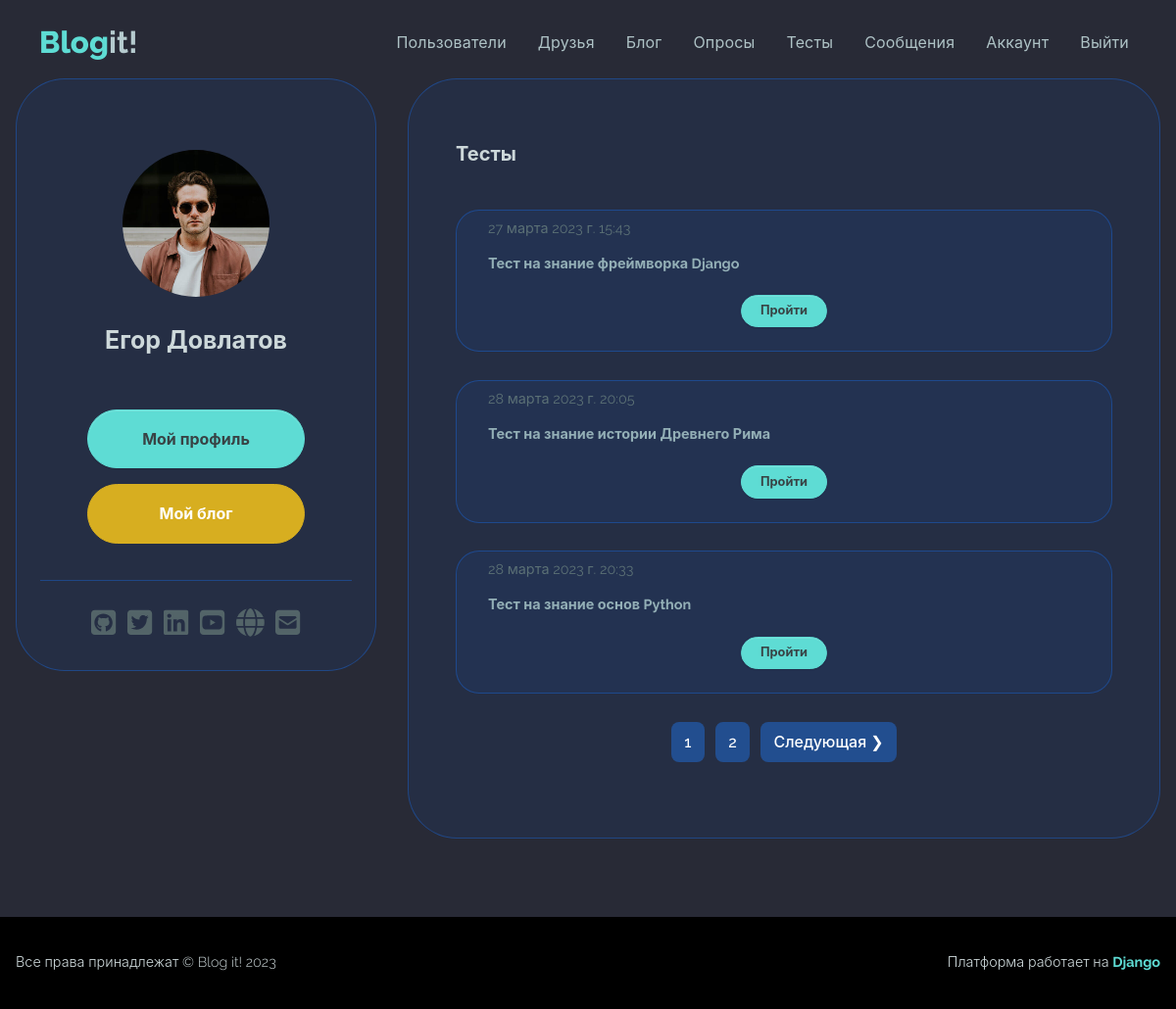
Page /quizzes/ (signed in) on the committed database.
### users/models.py (models this page shows, shortened)
class Profile(models.Model):
    user = models.OneToOneField(User,
        on_delete=models.CASCADE)
    name = models.CharField(max_length=50,
        blank=True, null=True)
    email = models.EmailField(max_length=50,
        blank=True, null=True)
    username = models.CharField(max_length=50,
        blank=True, null=True)
    summary = models.CharField(max_length=100,
        blank=True, null=True)
    city = models.CharField(max_length=20,
        blank=True, null=True)
    profession = models.CharField(max_length=50,
        blank=True, null=True)
    about = models.TextField(blank=True, null=True)
    image = models.ImageField(
        null=True, blank=True, upload_to='profile_images',
        default='profile_images/default.jpg')
    github = models.CharField(max_length=100,
        default='https://github.com')
    twitter = models.CharField(max_length=100,
        default='https://twitter.com')
    linkedin = models.CharField(max_length=100,
        default='https://linkedin.com')
    youtube = models.CharField(max_length=100,
        default='https://youtube.com')
    website = models.CharField(max_length=100,
        default='https://mysite.com')
    created = models.DateTimeField(auto_now_add=True)
    follows = models.ManyToManyField(
        'self', related_name='followed_by',
        symmetrical=False, blank=True
    )
    class Meta:
        ordering = ['created']
        verbose_name = 'Профиль'
        verbose_name_plural = 'Профили'

### quizzes/models.py (models this page shows, shortened)
class Quiz(models.Model):
    name = models.CharField(max_length=120)
    published = models.DateTimeField(auto_now_add=True)
    class Meta:
        ordering = ['published']
        verbose_name = 'Тест'
        verbose_name_plural = 'Тесты'

### quizzes/views.py (the view)
# urls.py: path('', include('quizzes.urls')),
@login_required
def quizzes(request):
    profile = request.user.profile
    quizzes = Quiz.objects.all()
    custom_range, quizzes = paginateObjects(request,
        quizzes, 3)
    context = {'quizzes': quizzes, 'profile': profile,
               'custom_range': custom_range}
    return render(request,
        'quizzes/quizzes.html', context)

### users/utils.py (called while the page is built)
def paginateObjects(request, objects, results):
    page = request.GET.get('page')
    paginator = Paginator(objects, results)
    try:
        objects = paginator.page(page)
    except PageNotAnInteger:
        page = 1
        objects = paginator.page(page)
    except EmptyPage:
        page = paginator.num_pages
        objects = paginator.page(page)
    leftIndex = (int(page) - 4)
    if leftIndex < 1:
        leftIndex = 1
    rightIndex = (int(page) + 5)
    if rightIndex > paginator.num_pages:
        rightIndex = paginator.num_pages + 1
    custom_range = range(leftIndex, rightIndex)
    return custom_range, objects

### quizzes/templates/quizzes/quizzes.html
{% extends 'base.html' %}
{% block content %}
    <section>
        <main class="mt-5 mb-5">
            <div class="container">
                <div class="main-body">
                    <div class="row">
                        <div class="col-lg-4">
                            <div class="card p-3 card-soft-primary">
                                <div class="card-body">
                                    <div class="d-flex flex-column align-items-center text-center">
                                        <div class="profile-image-wrapper mt-5">
                                            <div class="profile-image">
                                                <img src="{{ profile.image.url }}" alt="profile" />
                                            </div>
                                        </div>
                                        <div class="mt-1">
                                            <h5 class="fw-bold fs-2 text-200 mb-5 text-center">{{ profile.name }}</h5>
                                            <div class="text-center">
                                                <div class="col-12 d-grid">
                                                    <div class="text-center">
                                                        <a class="btn btn-primary rounded-pill my-2 col-9"
                                                           href="{% url 'account' %}">Мой профиль</a>
                                                        <a class="btn btn-warning rounded-pill my-2 col-9"
                                                           href="{% url 'blog:my-blog' %}">Мой блог</a>
                                                    </div>
                                                </div>
                                            </div>
                                        </div>
                                    </div>
                                    <hr class="my-4">
                                    <div class="text-center">{% include 'socials.html' %}</div>
                                </div>
                            </div>
                        </div>
                        <div class="col-lg-8">
                            <div class="card p-3 h-100 card-soft-primary">
                                <div class="profile-card-body">
                                    <div class="row mb-3">
                                        <div class="col-12">
                                            <h6 class="fw-bold fs-1 text-200 my-3">Тесты</h6>
                                        </div>
                                    </div>
                                    <div>
                                        {% for quiz in quizzes %}
                                            <div class="message-card card-soft-primary mt-4">
                                                <div class="card-body px-4">
                                                    <span class="text-end">{{ quiz.published }}</span>
                                                    <h6 class="fs--1 text-400 py-3">{{ quiz.name }}</h6>
                                                    <div class="text-center mb-3">
                                                        <a href="{% url 'quizzes:display_quiz' quiz.id %}"
                                                           class="btn btn-primary rounded-pill btn-sm">Пройти</a>
                                                    </div>
                                                </div>
                                            </div>
                                        {% endfor %}
                                    </div>
                                    <div class="my-4">{% include 'pagination.html' with queryset=quizzes custom_range=custom_range %}</div>
                                </div>
                            </div>
                        </div>
                    </div>
                </div>
            </div>
        </main>
    </section>
{% endblock %}

### rows in the picture
Profile: image (picture), name "Егор Довлатов"
Quiz: published "27 марта 2023 г. 15:43", name "Тест на знание фреймворка Django"
Quiz: published "28 марта 2023 г. 20:05", name "Тест на знание истории Древнего Рима"
Quiz: published "28 марта 2023 г. 20:33", name "Тест на знание основ Python"

### other values in the picture
{{ page }} "1"
{{ page }} "2"
